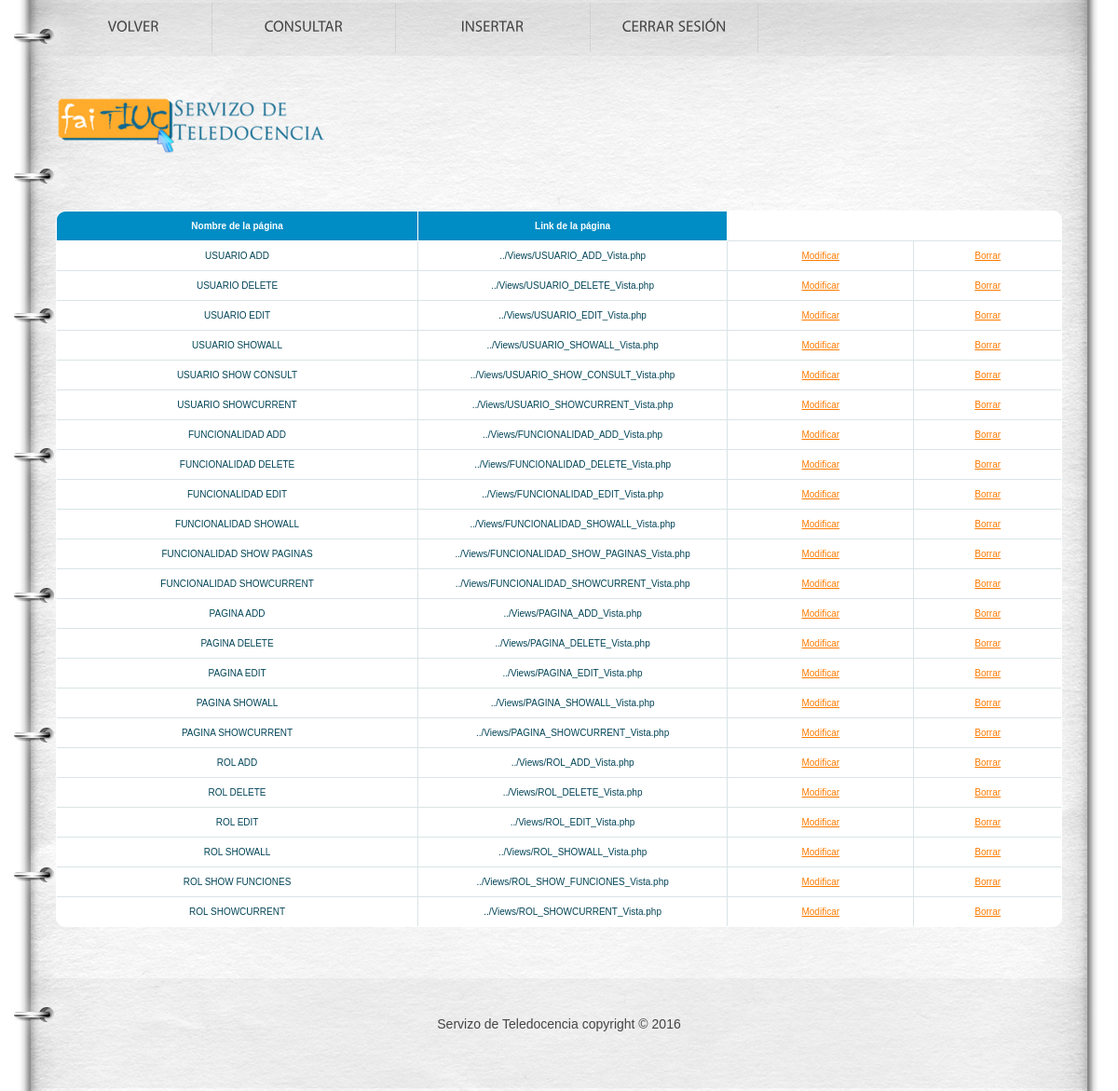
The app's page /et3_iu/Controllers/PAGINA_Controller.php (signed in), older data.
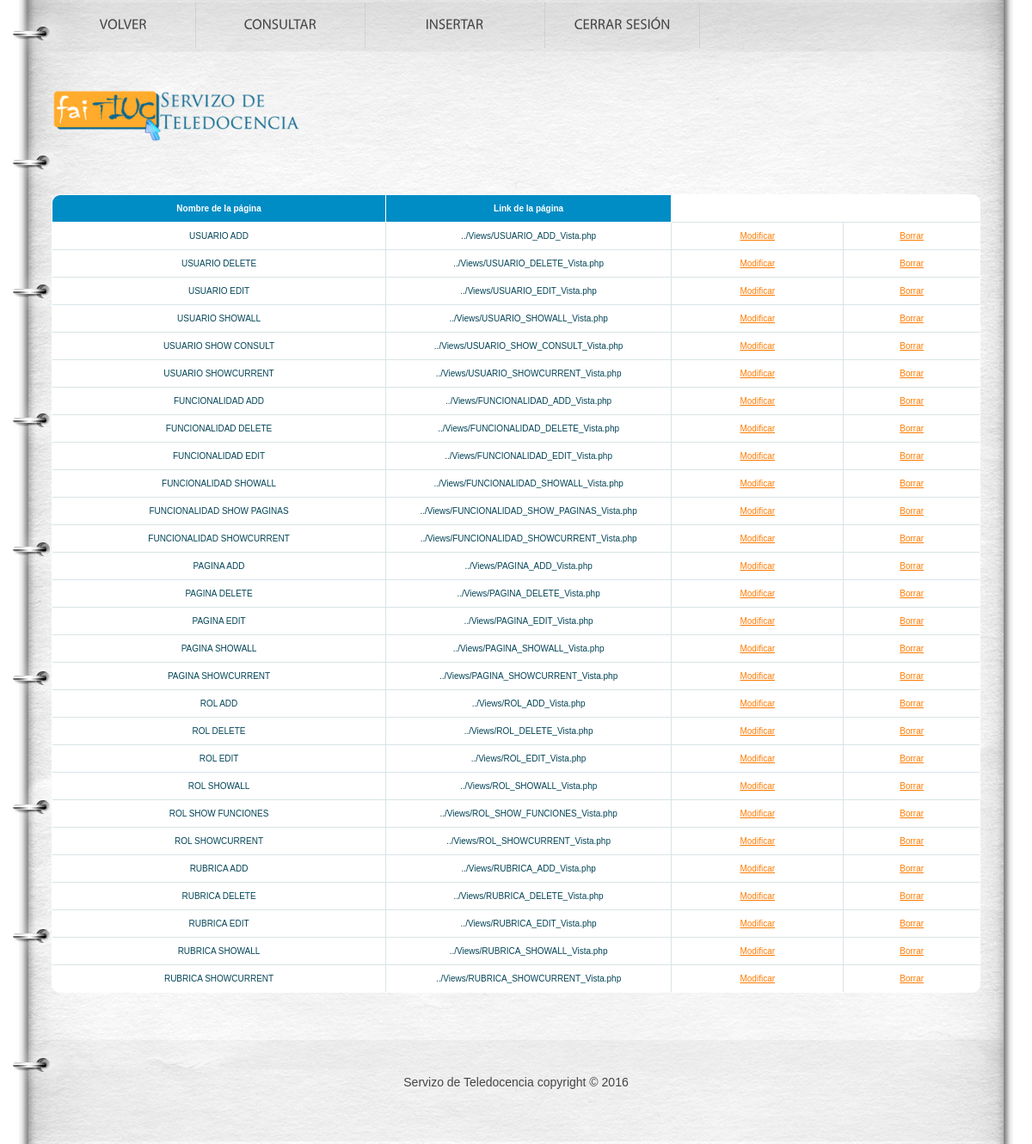
The same page, newer data.
### tables this page shows
CREATE TABLE IF NOT EXISTS `PAGINA` (
`PAGINA_ID` int(10) NOT NULL,
  `PAGINA_LINK` varchar(50) NOT NULL,
  `PAGINA_NOM` varchar(80) NOT NULL
);

### et3_iu/Controllers/PAGINA_Controller.php (called while the page is built, shortened)
<?php
include '../Models/PAGINA_Model.php';
	Switch ($_REQUEST['accion']) {
		default:
			if (!isset($_REQUEST['PAGINA_NOM'])) {
				$pagina = new Pagina('', '');
			} else {
				$pagina = get_data_form();
			}
			$datos = $pagina->ConsultarTodo();
			if (!tienePermisos('Pagina_Default')) {
				new Mensaje('No tienes los permisos necesarios', '../Views/DEFAULT_Vista.php');
			} else {
				new Pagina_Default($datos, '../Views/DEFAULT_Vista.php');
			}
	}
?>

### et3_iu/Models/PAGINA_Model.php (called while the page is built, shortened)
<?php
class Pagina
{
	function ConectarBD()
	{
		$this->mysqli = new mysqli("localhost", "iu2016", "iu2016", "IU2016");
	}
    function ConsultarTodo()
    {
        $sql = "select PAGINA_ID, PAGINA_NOM, PAGINA_LINK from PAGINA ORDER BY PAGINA_ID";
        if (!($resultado = $this->mysqli->query($sql))){
            return 'Error en la consulta sobre la base de datos';
        }
        else{
            $toret=array();
            $i=0;
            while ($fila= $resultado->fetch_array()) {
                $toret[$i]=$fila;
                $i++;
            }
            return $toret;
        }
    }
}

### et3_iu/Views/PAGINA_SHOWALL_Vista.php (the view, shortened to what this page needs)
<?php
class Pagina_default{
	private $datos;
	private $volver;
	function __construct($array, $volver){
		$this->datos = $array;
		$this->volver = $volver;
		$this->render();
	}
	function render(){
		?>
		?> <head>
			<link rel="stylesheet" href="../css/reset.css" type="text/css" media="all">
			<link rel="stylesheet" href="../css/style.css" type="text/css" media="all">
		</head>
		<body id="page2">
		<div class="wrap">
			<header>
				<div class="container">
					<h1><a href="../Views/DEFAULT_Vista.php"></a></h1>
					<nav>
						<ul><li><?php echo '<a href=\'' . $this->volver . "' class='m5'>" . $strings['Volver'] . " </a>"; ?></li>
							<li><a href='./PAGINA_Controller.php?accion=<?php echo $strings['Consultar']?>'class="m4"><?php echo $strings['Consultar']?></a></li>
							<li><a href='./PAGINA_Controller.php?accion=<?php echo $strings['Insertar'] ?>' class="m3"><?php echo $strings['Insertar']?></a></li>
							<li><a href="../Functions/Desconectar.php" class="m2"><?php echo  $strings['Cerrar Sesión']; ?></a></li>
						</ul>
					</nav>
				</div>
			</header>
			<div class="container">
				<?php
				$lista = array('PAGINA_NOM','PAGINA_LINK');
				?>
				<br><br>
				<div id="centrado"><table class="table" id="btable" border = 1>
						<tr>
							<?php
							foreach($lista as $titulo){
								echo "<th>";
								?>
								<?php
								echo $strings[$titulo];
								?>
								</th>
								<?php
							}
							?>
						</tr>
						<?php
						for ($j=0;$j<count($this->datos);$j++){
							echo "<tr>";
							foreach ($this->datos [$j] as $clave => $valor) {
								for ($i = 0; $i < count($lista); $i++) {
									if ($clave === $lista[$i]) {
										?>
										<?php
										echo "<td>";
										echo $valor;
										echo "</td>";
									}
								}
							}
							?>
							<td>
								<a href='PAGINA_Controller.php?PAGINA_NOM=<?php echo $this->datos[$j]['PAGINA_NOM'] . '&accion='.$strings['Modificar']; ?>'><?php echo $strings['Modificar'] ?></a>
							</td>
							<td>
								<a href='PAGINA_Controller.php?PAGINA_NOM=<?php echo $this->datos[$j]['PAGINA_NOM'] . '&accion='.$strings['Borrar']; ?>'><?php echo $strings['Borrar'] ?></a>
							</td>
							<?php
							echo "<tr>";
						}
						?>
					</table></div>
			</div>
		</div>
		<footer>
			<div class="container">
				<div class="inside">
					<div class="wrapper">
						<div class="aligncenter"> Servizo de Teledocencia copyright © 2016 </div>
					</div>
				</div>
			</div>
		</footer>
		</body>
		<?php
	}
}

### et3_iu/css/style.css (style rules this page uses)
article, aside, audio, canvas, command, datalist, details, embed, figcaption, figure, footer, header, hgroup, keygen, meter, nav, output, progress, section, source, video { display:block; }
body { background:#fff; font-family:Arial, Helvetica, sans-serif; font-size:100%; line-height:1em; color:#454545; }
html, body { height:100%; }
.container { margin:0 auto; width:1080px; overflow:hidden; font-size:.875em; padding-bottom:176px; }
header { background:url(../images/header-bg.jpg) no-repeat center top; min-width:940px; }
header .container { height:194px; position:relative; padding:0; }
footer { background:url(../images/footer-bg.png) no-repeat center top; margin-top:-121px; min-width:940px; }
footer .container { height:121px; padding:0; }
.aligncenter { text-align:center; }
.wrapper { width:100%; overflow:hidden; }
.wrap { height:auto !important; height:100%; min-height:100%; background:url(../images/tail-middle.jpg) repeat-y center 194px; min-width:940px; }
#centrado { text-align: center; }
a { color:#ff7b01; outline:none; }
h1 { text-indent:-9999px; }
h1 a { width:473px; height:63px; position:absolute; left:0; top:104px; background:url(../images/logo.png) no-repeat left top; }
header nav { position:absolute; left:0; top:3px; }
header nav ul li { float:left; font-size:16px; line-height:1.2em; text-transform:uppercase; padding-right:1px; background:url(../images/divider.gif) repeat-y right top; }
header nav ul li a { color:#454545; text-decoration:none; display:block; float:left; text-align:center; padding:18px 0 20px 0; background-repeat:no-repeat; background-position:left top; }
header nav ul li a.m2 { width:179px; }
header nav ul li a.m3 { width:208px; }
header nav ul li a.m4 { width:196px; }
header nav ul li a.m5 { width:167px; }
table { white-space: normal; line-height: normal; font-weight: normal; font-size: smaller; font-style: normal; color: black; text-align: center; font-variant: normal; border-color: gray; background-color: white; }
#btable { white-space: normal; line-height: normal; font-weight: normal; font-size: 10px; font-style: normal; color: black; text-align: center; font-variant: normal; border-color: gray; background-color: white; margin-left: 0px; }
#btable { width: 100%; overflow: hidden; background: #FFF; color: #024457; border-radius: 10px; border: 1px solid #008cc4; }
#btable tr { border: 1px solid #D9E4E6; }
#btable tr:nth-child(odd) { background-color: #EAF3F3; }
#btable th { display: none; border: 1px solid #FFF; background-color: #008cc4; color: #FFF; padding: 1em; }
#btable th:first-child { display: table-cell; text-align: center; }
#btable th:nth-child(2) { display: table-cell; }
#btable th:nth-child(2):after { content: attr(data-th); }
@media (min-width: 480px) { #btable th:nth-child(2):after { display: none; } }
#btable td { display: block; word-wrap: break-word; max-width: 7em; }
#btable td:first-child { display: table-cell; text-align: center; border-right: 1px solid #D9E4E6; }
@media (min-width: 480px) { #btable td { border: 1px solid #D9E4E6; } }
#btable th, #btable td { text-align: center; margin: .5em 1em; }
@media (min-width: 480px) { #btable th, #btable td { display: table-cell; padding: 1em; } }
footer .aligncenter { padding-top:39px; line-height:1.429em; }

Row changes from the older to the newer data that the page shows:
added pagina: PAGINA_NOM "RUBRICA ADD", PAGINA_LINK "../Views/RUBRICA_ADD_Vista.php"
added pagina: PAGINA_NOM "RUBRICA DELETE", PAGINA_LINK "../Views/RUBRICA_DELETE_Vista.php"
added pagina: PAGINA_NOM "RUBRICA EDIT", PAGINA_LINK "../Views/RUBRICA_EDIT_Vista.php"
added pagina: PAGINA_NOM "RUBRICA SHOWALL", PAGINA_LINK "../Views/RUBRICA_SHOWALL_Vista.php"
added pagina: PAGINA_NOM "RUBRICA SHOWCURRENT", PAGINA_LINK "../Views/RUBRICA_SHOWCURRENT_Vista.php"
Text that changed along with them:
new list line: "Modificar Borrar"
